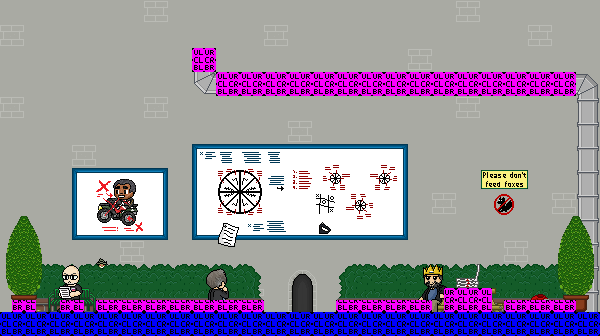

Rendered tile map (Tiled .tmx) drawn with the repository's tilesets; below, a short description and the map source with its tile grids summarised:
An orthogonal 25x14 tile map with 24x24 px tiles, 12 tile layers (bg, pipe, ground, hedge, ...), 2 tilesets and 7 objects (4x info, 2x door, h_sprite).

<map version="1.0" orientation="orthogonal" width="25" height="14" tilewidth="24" tileheight="24">
 <properties>
  <property name="soundtrack" value="lovesoalike" />
 </properties>
 <tileset firstgid="1" name="secretgarden" tilewidth="24" tileheight="24">
  <image source="../images/tilesets/secretgarden.png" width="288" height="216" />
 </tileset>
 <tileset firstgid="109" name="collisions" tilewidth="24" tileheight="24">
  <image source="../images/tilesets/collisions.png" width="632" height="512" />
 </tileset>
 <layer name="bg" width="25" height="14">
  <data>[350 cells, 342 non-empty, 2 distinct tile ids]</data>
 </layer>
 <layer name="pipe" width="25" height="14">
  <data>[350 cells, 27 non-empty, 4 distinct tile ids]</data>
 </layer>
 <layer name="ground" width="25" height="14">
  <data>[350 cells, 27 non-empty, 3 distinct tile ids]</data>
 </layer>
 <layer name="hedge" width="25" height="14">
  <data>[350 cells, 40 non-empty, 3 distinct tile ids]</data>
 </layer>
 <layer name="ledges" width="25" height="14">
  <data>[350 cells, 20 non-empty, 2 distinct tile ids]</data>
 </layer>
 <layer name="board" width="25" height="14">
  <data>[350 cells, 48 non-empty, 4 distinct tile ids]</data>
 </layer>
 <layer name="trees" width="25" height="14">
  <data>[350 cells, 16 non-empty, 8 distinct tile ids]</data>
 </layer>
 <layer name="writing" width="25" height="14">
  <data>[350 cells, 51 non-empty, 31 distinct tile ids]</data>
 </layer>
 <layer name="tables" width="25" height="14">
  <properties>
   <property name="foreground" value="true" />
  </properties>
  <data>[350 cells, 10 non-empty, 6 distinct tile ids]</data>
 </layer>
 <layer name="writers" width="25" height="14">
  <data>[350 cells, 7 non-empty, 7 distinct tile ids]</data>
 </layer>
 <layer name="writers2" width="25" height="14">
  <properties>
   <property name="foreground" value="true" />
  </properties>
  <data>[350 cells, 12 non-empty, 12 distinct tile ids]</data>
 </layer>
 <layer name="collision" width="25" height="14">
  <data>[350 cells, 62 non-empty, 7 distinct tile ids]</data>
 </layer>
 <objectgroup name="nodes" width="25" height="14">
  <object type="h_sprite" x="192" y="0" width="24" height="48">
   <properties>
    <property name="animation" value="1-4,1" />
    <property name="height" value="48" />
    <property name="sheet" value="images/liquid/fountaindrain.png" />
    <property name="width" value="24" />
   </properties>
  </object>
  <object name="pipe" type="door" x="262" y="-24" width="24" height="25" />
  <object name="main" type="door" x="288" y="264" width="24" height="48">
   <properties>
    <property name="level" value="greendale-exterior" />
    <property name="to" value="writersexit" />
   </properties>
  </object>
  <object type="info" x="55" y="261" width="29" height="55">
   <properties>
    <property name="info" value="I'm telling you the same thing I told that pathological red fox:|You can't rub my head for good luck." />
   </properties>
  </object>
  <object type="info" x="203" y="265" width="26" height="52">
   <properties>
    <property name="info" value="Let's see, we'll do this, and then this and that...|Oooh, that'll be a good twist...|(It appears he's paying more attention to the board than to you)" />
   </properties>
  </object>
  <object type="info" x="527" y="271" width="26" height="43">
   <properties>
    <property name="info" value="Somebody left their hoodie here.|Huh? There's a note in the pocket...|It reads 'Gone to visit the Family...'" />
   </properties>
  </object>
  <object type="info" x="416" y="264" width="29" height="54">
   <properties>
    <property name="info" value="It's good to be home." />
   </properties>
  </object>
 </objectgroup>
</map>
